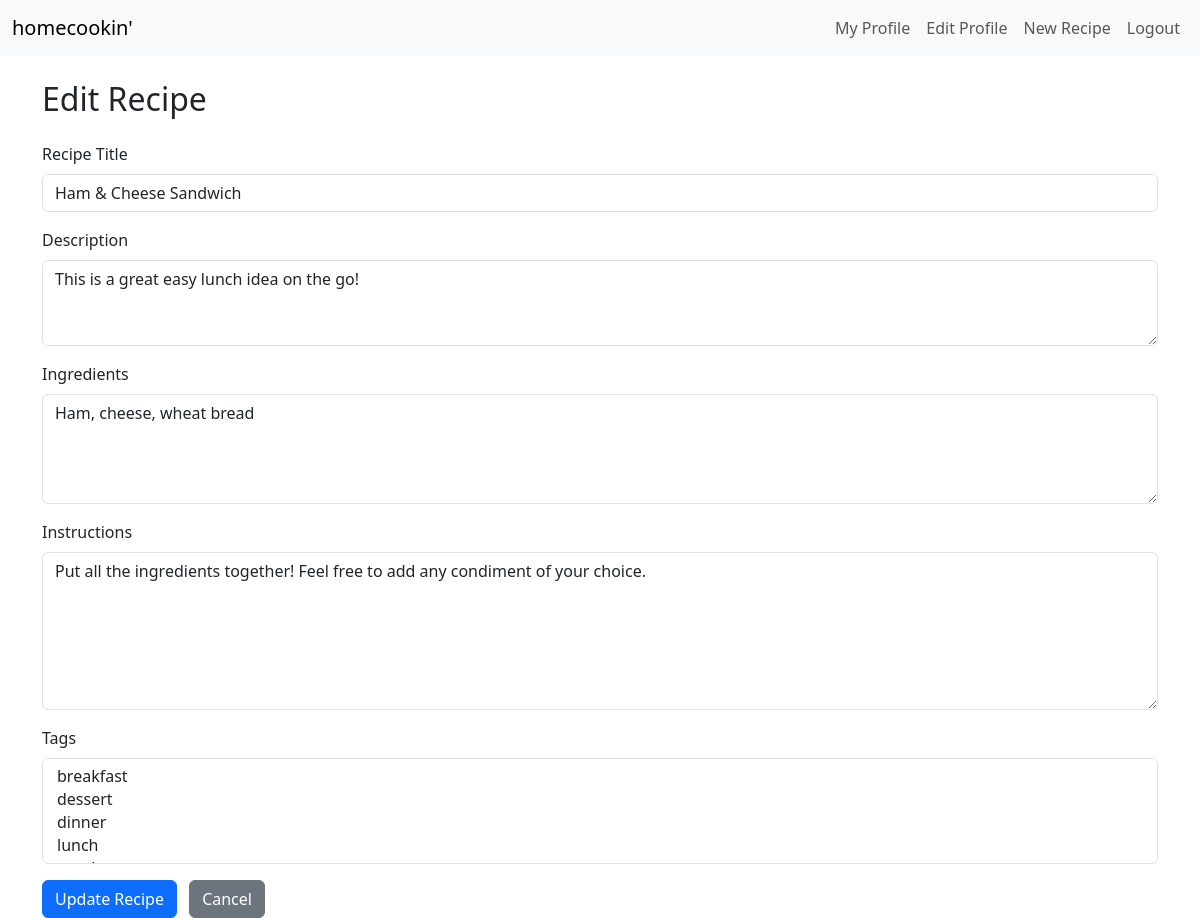
/recipe/3/edit (signed in), run on the app's committed database.
### app/models.py (models this page shows)
class Recipe(db.Model):
    id = db.Column(db.Integer, primary_key=True)
    title = db.Column(db.String(80), nullable = False) #cant be empty
    description = db.Column(db.Text, nullable = False)
    ingredients = db.Column(db.Text, nullable = False)
    instructions = db.Column(db.Text, nullable = False)
    created = db.Column(db.DateTime, default=datetime.utcnow) # use current time
    user_id = db.Column(db.Integer, db.ForeignKey("user.id"), nullable=True)
    ratings  = db.relationship('Rating',  backref='recipe', lazy=True)
    comments = db.relationship('Comment', backref='recipe', lazy=True)
    tags = db.relationship(
        'Tag',
        secondary=recipe_tags,
        back_populates='recipes',
        lazy='select'
    )

### app/routes.py (the view, shortened to what this page needs)
@app.route('/recipe/<int:recipe_id>/edit', methods=['GET', 'POST'])
@login_required
def edit_recipe(recipe_id):
    recipe = Recipe.query.get_or_404(recipe_id)
    if recipe.author != current_user:
        abort(403)
    form = NewRecipe(obj=recipe)
    form.tags.choices = [(t.id, t.name) for t in Tag.query.order_by(Tag.name)]
    return render_template('edit_recipe.html', form=form, recipe=recipe)

### app/forms.py
class NewRecipe(FlaskForm):
    title = StringField('Recipe Title', validators = [DataRequired()])
    description = TextAreaField('Description', validators = [DataRequired()])
    ingredients = TextAreaField('Ingredients', validators=[DataRequired()])
    instructions = TextAreaField('Instructions', validators=[DataRequired()])
    tags         = SelectMultipleField(
                      'Tags',
                      coerce=int,
                      validators=[Optional()]
                   )
    submit = SubmitField('Save')

### app/__init__.py (called while the page is built)
@login_manager.user_loader
def load_user(user_id):
    return User.query.get(int(user_id))

### app/templates/edit_recipe.html (shortened to what this page needs)
{% extends "base.html" %}
{% block content %}
  <h2 class="mb-4">Edit Recipe</h2>
    <form method="POST">
      <div class="mb-3">
        {{ form.title.label(class_="form-label") }}
        {{ form.title(class_="form-control") }}
      </div>
      <div class="mb-3">
        {{ form.description.label(class_="form-label") }}
        {{ form.description(class_="form-control", rows=3) }}
      </div>
      <div class="mb-3">
        {{ form.ingredients.label(class_="form-label") }}
        {{ form.ingredients(class_="form-control", rows=4) }}
      </div>
      <div class="mb-3">
        {{ form.instructions.label(class_="form-label") }}
        {{ form.instructions(class_="form-control", rows=6) }}
      </div>
      <div class="mb-3">
        {{ form.tags.label(class_="form-label") }}
        {{ form.tags(class_="form-select", multiple=True) }}
      </div>
      <button type="submit" class="btn btn-primary">Update Recipe</button>
      <a href="{{ url_for('view_recipe', recipe_id=recipe.id) }}"
         class="btn btn-secondary ms-2">Cancel</a>
    </form>
{% endblock %}

### data on the page
Recipe: title "Ham & Cheese Sandwich", description "This is a great easy lunch idea on the go!", ingredients "Ham, cheese, wheat bread", instructions "Put all the ingredients together! Feel free to add any condiment of your choice."
